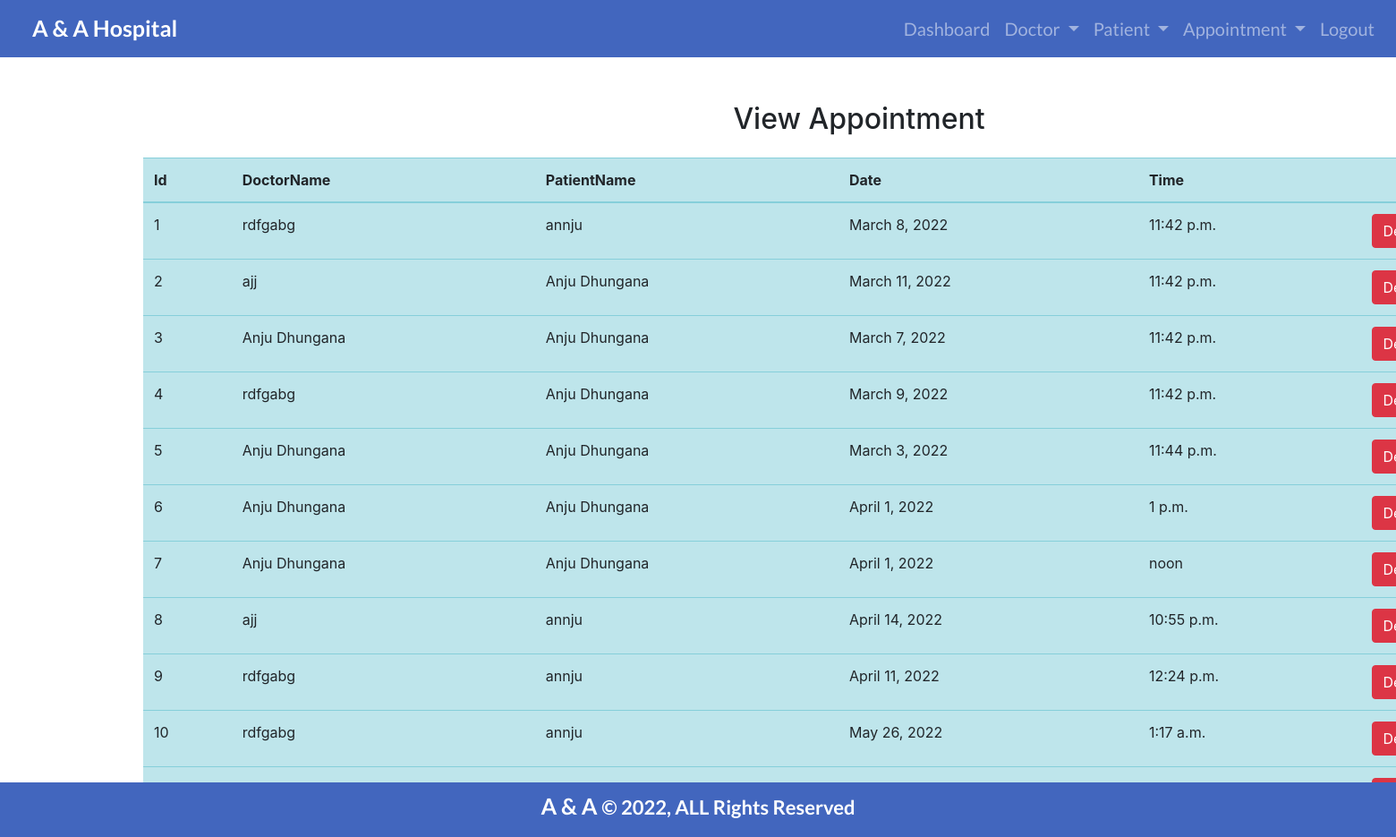
The page /view_appointment/ (signed in) on the database as committed earlier.
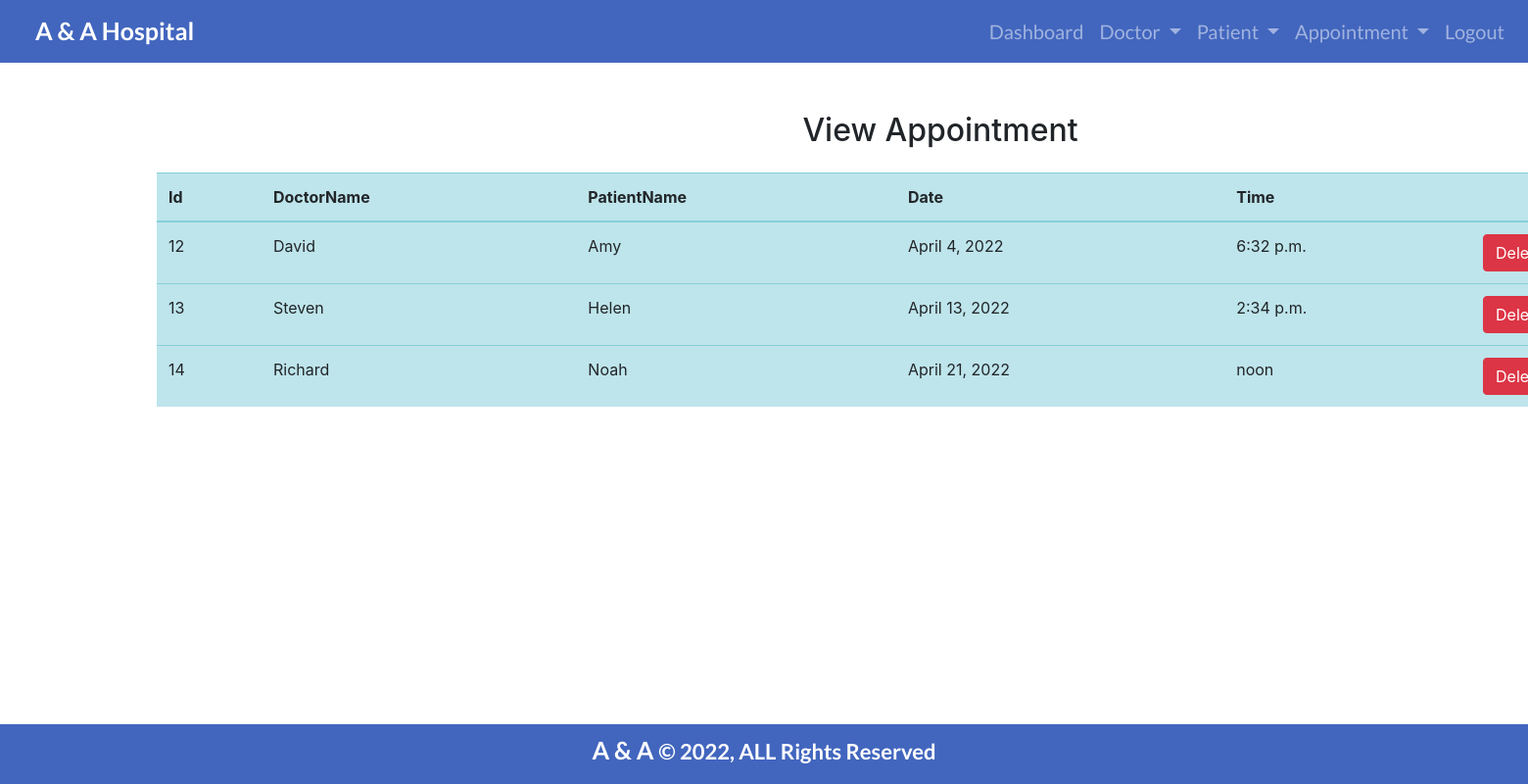
The same page on the database as committed later.
### hospital/models.py (models this page shows, shortened)
class Appointment(models.Model):
    doctor = models.ForeignKey(Doctor, on_delete=models.CASCADE)
    patient = models.ForeignKey(Patient, on_delete=models.CASCADE)
    date = models.DateField()
    time = models.TimeField()

class Patient(models.Model):
    name = models.CharField(max_length=50)
    mobile = models.IntegerField(null=True)
    address = models.TextField()
    def __str__(self):
        return self.name

### hospital/views.py (the view)
# urls.py: path('view_appointment/',View_Appointment,name='view_appointment'),
def View_Appointment(request):
    if not request.user.is_staff:
        return redirect('login')
    apt = Appointment.objects.all()
    d = {'apt' : apt}
    return render(request, 'view_appointment.html', d)

### hospital/models.py (called while the page is built)
    def __str__(self):
        return self.name

### hospital/templates/view_appointment.html
{% include 'base.html' %}
{% include 'navigation.html' %}
{%block content%}
<div  style="width: 100rem; margin-left: 10rem; margin-top: 50px">
    <h2 class="text-center py-0 mb-4">View Appointment</h2>
    <table id="example" class="table table-info">
        <thead>
            <tr>
                <th>Id</th>
                <th>DoctorName</th>
                <th>PatientName</th>
                <th>Date</th>
               <th>Time</th>
               <th></th>
            </tr>
        </thead>
        <tbody>
            {% for i in apt %}
            <tr>
               <td> {{i.id}}</td>
               <td> {{i.doctor}}</td>
               <td> {{i.patient}}</td>
               <td> {{i.date}}</td>
               <td> {{i.time}}</td>
               <td><a href="{% url 'delete_appointment' i.id %}"
                onclick="return confirm('Are you sure you want to delete?')"class="btn btn-danger">Delete</a></td>
            </tr>
            {% endfor %}
        </tbody>
    </table>
</div>
{%endblock%}
{% include 'footer.html' %}

Rows that differ between the two databases and show on the page:
removed Appointment: id "1", doctor "rdfgabg", patient "annju", date "March 8, 2022", time "11:42 p.m."
removed Appointment: id "2", doctor "ajj", patient "Anju Dhungana", date "March 11, 2022", time "11:42 p.m."
removed Appointment: id "3", doctor "Anju Dhungana", patient "Anju Dhungana", date "March 7, 2022", time "11:42 p.m."
removed Appointment: id "4", doctor "rdfgabg", patient "Anju Dhungana", date "March 9, 2022", time "11:42 p.m."
removed Appointment: id "5", doctor "Anju Dhungana", patient "Anju Dhungana", date "March 3, 2022", time "11:44 p.m."
removed Appointment: id "6", doctor "Anju Dhungana", patient "Anju Dhungana", date "April 1, 2022", time "1 p.m."
removed Appointment: id "7", doctor "Anju Dhungana", patient "Anju Dhungana", date "April 1, 2022", time "noon"
removed Appointment: id "8", doctor "ajj", patient "annju", date "April 14, 2022", time "10:55 p.m."
removed Appointment: id "9", doctor "rdfgabg", patient "annju", date "April 11, 2022", time "12:24 p.m."
removed Appointment: id "10", doctor "rdfgabg", patient "annju", date "May 26, 2022", time "1:17 a.m."
added Appointment: id "12", doctor "David", patient "Amy", date "April 4, 2022", time "6:32 p.m."
added Appointment: id "13", doctor "Steven", patient "Helen", date "April 13, 2022", time "2:34 p.m."
added Appointment: id "14", doctor "Richard", patient "Noah", date "April 21, 2022", time "noon"
